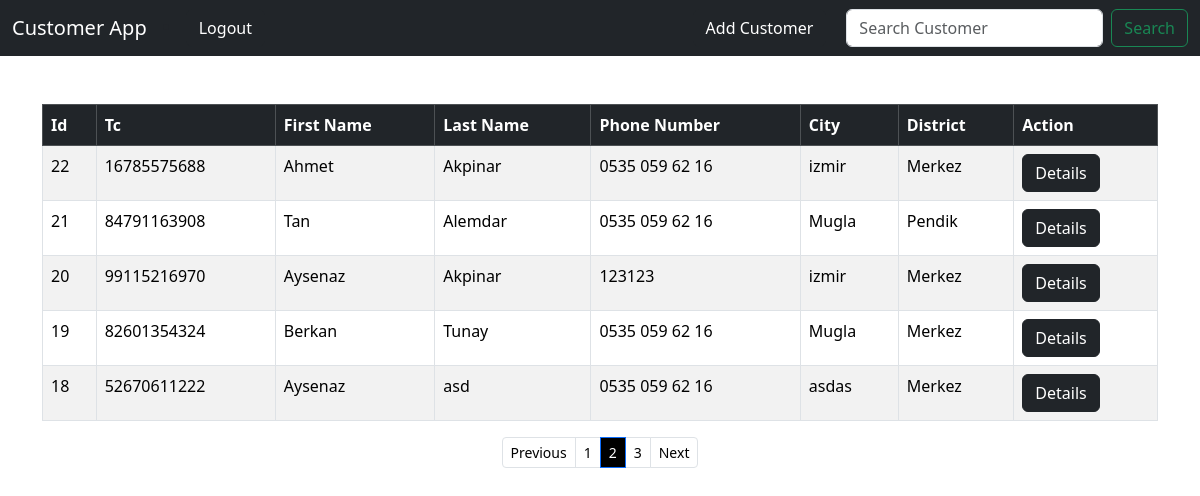
Page /?page=2 (signed in) on the committed database.
### crm/models.py (models this page shows, shortened)
class Customer(models.Model):
    created_at = models.DateTimeField(auto_now_add=True)
    tc_no = models.IntegerField(editable=True, validators=[
        RegexValidator(r'^[1-9]{1}[0-9]{9}[02468]{1}$', message="Invalid Tc No ", code="invalid_number")], unique=True)
    first_name = models.CharField(max_length=50, editable=True)
    last_name =  models.CharField(max_length=50, editable=True)
    phone = models.CharField(max_length=15, editable=True)
    city =  models.CharField(max_length=50, editable=True)
    district =  models.CharField(max_length=50, editable=True)

### crm/views.py (the view)
# urls.py: path("", views.home, name="home"),
def home(request):
    if request.method == 'POST':
        username = request.POST['username']
        password = request.POST['password']
        user = authenticate(request, username=username, password=password)
        if user is not None:
            login(request, user)
            messages.success(request, "You have been logged in!")
            return redirect('home')
        else :
            messages.error(request, "There was an error! Please check your password or username!")
            return redirect('home')
    else :
        p = Paginator(Customer.objects.all().order_by('-created_at'), 5)
        page = request.GET.get('page')
        customers = p.get_page(page)
        return render(request, 'home.html', {'customers' : customers})

### crm/templates/home.html (shortened to what this page needs)
{% extends 'base.html' %}
{% block content %}
    {% if user.is_authenticated %}
        <table class="table table-striped table-hover table-bordered">
          <thead class="table-dark" >
            <tr >
              <th scope="col">Id</th>
              <th scope="col">Tc</th>
              <th scope="col">First Name</th>
              <th scope="col">Last Name</th>
              <th scope="col">Phone Number</th>
              <th scope="col">City</th>
              <th scope="col">District</th>
              <th scope="col">Action</th>
            </tr>
          </thead>
          <tbody>
              {% if customers %}
                {% for customer in customers %}
                    <tr>
                      <td>{{ customer.id }}</td>
                      <td>{{ customer.tc_no }}</td>
                      <td>{{ customer.first_name }}</td>
                      <td>{{ customer.last_name }}</td>
                      <td>{{ customer.phone }}</td>
                      <td>{{ customer.city }}</td>
                      <td>{{ customer.district }}</td>
                      <td><a href="{% url 'customer' customer.id %}" class="btn btn-dark">Details</a></td>
                    </tr>
                {% endfor %}
              {% endif %}
          </tbody>
        </table>
          <nav aria-label="Page navigation example">
            <ul class="pagination justify-content-center pagination-sm">
              {% if customers.has_previous %}
                <li class="page-item " ><a class="page-link" style="color: black;" href="?page={{ customers.previous_page_number }}">Previous</a></li>
                <li class="page-item "><a class="page-link" style="color: black;" href="?page={{ customers.previous_page_number }}">{{ customers.previous_page_number }}</a></li>
              {% endif %}
                <li class="page-item active">
                  <span class="page-link" style="color: white; background-color: black;">
                    {{ customers.number }}
                  </span>
                </li>
              {% if customers.has_next %}
              <li class="page-item"><a class="page-link" style="color: black;" href="?page={{ customers.next_page_number }}">{{ customers.next_page_number }}</a></li>
              <li class="page-item"><a class="page-link" style="color: black;" href="?page={{ customers.next_page_number }}">Next</a></li>
              {% endif %}
            </ul>
          </nav>
    {% endif %}
{% endblock content %}

### rows in the picture
Customer: id "22", tc_no "16785575688", first_name "Ahmet", last_name "Akpinar", phone "0535 059 62 16", city "izmir", district "Merkez"
Customer: id "21", tc_no "84791163908", first_name "Tan", last_name "Alemdar", phone "0535 059 62 16", city "Mugla", district "Pendik"
Customer: id "20", tc_no "99115216970", first_name "Aysenaz", last_name "Akpinar", phone "123123", city "izmir", district "Merkez"
Customer: id "19", tc_no "82601354324", first_name "Berkan", last_name "Tunay", phone "0535 059 62 16", city "Mugla", district "Merkez"
Customer: id "18", tc_no "52670611222", first_name "Aysenaz", last_name "asd", phone "0535 059 62 16", city "asdas", district "Merkez"

### other values in the picture
{{ customers.previous_page_number }} "1"
{{ customers.number }} "2"
{{ customers.next_page_number }} "3"
